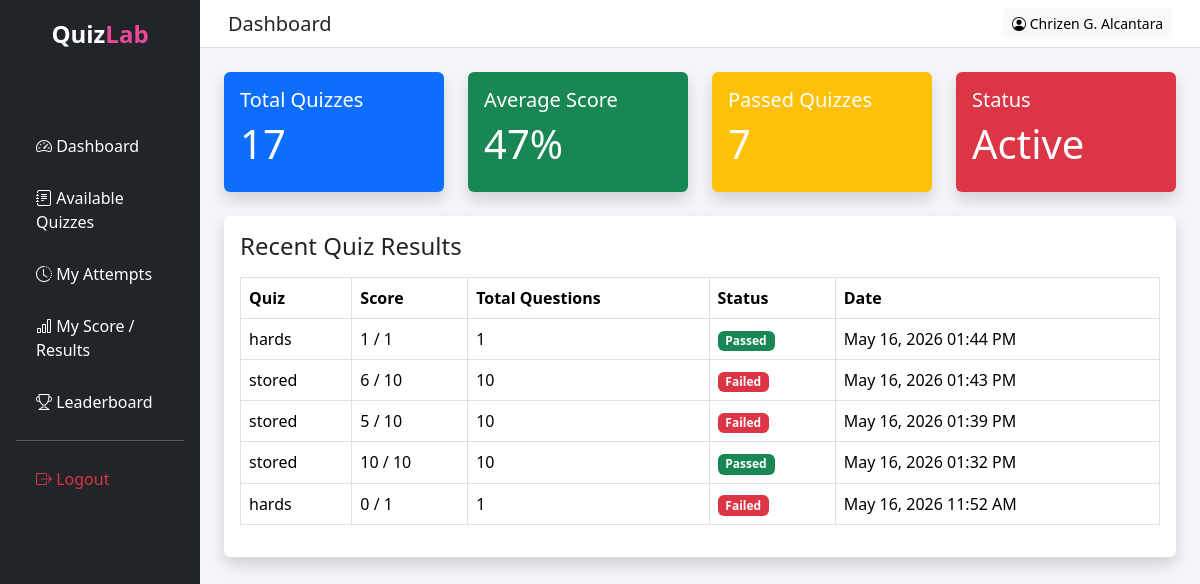
The page /frontend/student/dashboard.php (signed in) on the database as committed earlier.
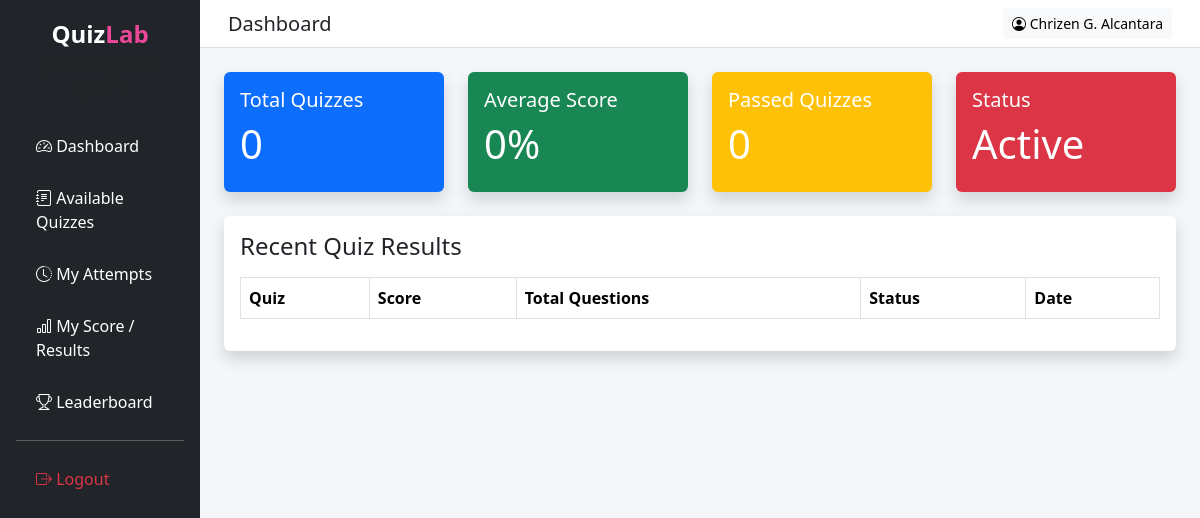
The same page on the database as committed later.
### tables this page shows
CREATE TABLE `quiz_attempts` (
  `attempt_id` int(11) NOT NULL,
  `student_id` int(11) NOT NULL,
  `quiz_id` int(11) NOT NULL,
  `score` int(11) DEFAULT 0,
  `total_questions` int(11) DEFAULT 0,
  `status` enum('ongoing','submitted','timeout') NOT NULL DEFAULT 'ongoing',
  `submitted_at` timestamp NOT NULL DEFAULT current_timestamp()
);

CREATE TABLE `quizzes` (
  `quiz_id` int(11) NOT NULL,
  `teacher_id` int(11) NOT NULL,
  `title` varchar(255) NOT NULL,
  `description` text DEFAULT NULL,
  `status` enum('draft','published') DEFAULT 'draft',
  `created_at` timestamp NOT NULL DEFAULT current_timestamp(),
  `quiz_type` enum('multiple_choice','identification','true_false','enumeration') NOT NULL DEFAULT 'multiple_choice',
  `difficulty` enum('easy','medium','hard') NOT NULL DEFAULT 'medium'
);

### frontend/student/dashboard.php (the view, shortened to what this page needs)
<?php
include "../../backend/database.php";
$student_id = $_SESSION['user_id'];
$stmt = $pdo->prepare("
    SELECT COUNT(*)
    FROM quiz_attempts
    WHERE student_id = ?
    AND status = 'submitted'
");
$stmt->execute([$student_id]);
$totalQuizTaken = $stmt->fetchColumn();
$stmt = $pdo->prepare("
    SELECT COUNT(*)
    FROM quiz_attempts
    WHERE student_id = ?
    AND status = 'submitted'
    AND (
        (score / total_questions) * 100
    ) >= 75
");
$stmt->execute([$student_id]);
$passedQuizzes = $stmt->fetchColumn();
$stmt = $pdo->prepare("
    SELECT AVG(
        (score / total_questions) * 100
    ) as averageScore
    FROM quiz_attempts
    WHERE student_id = ?
    AND status = 'submitted'
    AND total_questions > 0
");
$stmt->execute([$student_id]);
$averageData = $stmt->fetch(PDO::FETCH_ASSOC);
$averageScore = round($averageData['averageScore'] ?? 0);
$stmt = $pdo->prepare("
    SELECT qa.*, q.title
    FROM quiz_attempts qa
    JOIN quizzes q
        ON qa.quiz_id = q.quiz_id
    WHERE qa.student_id = ?
AND qa.status = 'submitted'
AND qa.total_questions > 0
    ORDER BY qa.attempt_id DESC
    LIMIT 5
");
$stmt->execute([$student_id]);
$recentResults = $stmt->fetchAll(PDO::FETCH_ASSOC);
?>
<!DOCTYPE html>
<html lang="en">
<head>
    <link href="https://cdn.jsdelivr.net/npm/bootstrap@5.3.2/dist/css/bootstrap.min.css" rel="stylesheet">
    <link rel="stylesheet" href="https://cdn.jsdelivr.net/npm/bootstrap-icons@1.11.1/font/bootstrap-icons.css">
    <link rel="stylesheet" href="style.css">
</head>
<body style="background:#f4f6f9;">
    <div class="container-fluid">
        <div class="row">
            <div class="col-md-2 p-0">
                <?php include "nav.php"; ?>
            </div>
            <div class="col-md-10 p-0">
                <nav class="navbar navbar-expand-lg topbar px-3">
                    <div class="container-fluid">
                        <h5 class="mb-0">Dashboard</h5>
                        <a href="profile.php" class="btn btn-light btn-sm">
                            <i class="bi bi-person-circle"></i> <?= htmlspecialchars($_SESSION['name']); ?>
                        </a>
                    </div>
                </nav>
                <div class="p-4">
                    <div class="row">
                        <div class="col-md-3 mb-4">
                            <div class="card shadow border-0 bg-primary text-white">
                                <div class="card-body">
                                    <h5>Total Quizzes</h5>
                                    <h1>
                                        <?= $totalQuizTaken; ?>
                                    </h1>
                                </div>
                            </div>
                        </div>
                        <div class="col-md-3 mb-4">
                            <div class="card shadow border-0 bg-success text-white">
                                <div class="card-body">
                                    <h5>Average Score</h5>
                                    <h1>
                                        <?= $averageScore; ?>%
                                    </h1>
                                </div>
                            </div>
                        </div>
                        <div class="col-md-3 mb-4">
                            <div class="card shadow border-0 bg-warning text-white">
                                <div class="card-body">
                                    <h5>Passed Quizzes</h5>
                                    <h1><?= $passedQuizzes ?></h1>
                                </div>
                            </div>
                        </div>
                        <div class="col-md-3 mb-4">
                            <div class="card shadow border-0 bg-danger text-white">
                                <div class="card-body">
                                    <h5>Status</h5>
                                    <h1>Active</h1>
                                </div>
                            </div>
                        </div>
                    </div>
                    <div class="card shadow border-0">
                        <div class="card-body">
                            <h4 class="mb-3">
                                Recent Quiz Results
                            </h4>
                            <table class="table table-bordered">
                                <thead>
                                    <tr>
                                        <th>Quiz</th>
                                        <th>Score</th>
                                        <th>Total Questions</th>
                                        <th>Status</th>
                                        <th>Date</th>
                                    </tr>
                                </thead>
                                <tbody>
                                    <?php foreach ($recentResults as $result) { ?>
                                        <tr>
                                            <td>
                                                <?= htmlspecialchars($result['title']); ?>
                                            </td>
                                            <td>
                                                <?= $result['score']; ?> / <?= $result['total_questions']; ?>
                                            </td>
                                            <td>
                                                <?= $result['total_questions']; ?>
                                            </td>
                                            <td>
                                                <?php
                                                $percentage = 0;
                                                if ($result['total_questions'] > 0) {
                                                    $percentage =
                                                        ($result['score'] / $result['total_questions']) * 100;
                                                }
                                                if ($percentage >= 75) {
                                                    echo "<span class='badge bg-success'>Passed</span>";
                                                } else {
                                                    echo "<span class='badge bg-danger'>Failed</span>";
                                                }
                                                ?>
                                            </td>
                                            <td>
                                                <?= date("M d, Y h:i A", strtotime($result['submitted_at'])); ?>
                                            </td>
                                        </tr>
                                    <?php } ?>
                                </tbody>
                            </table>
                        </div>
                    </div>
                </div>
            </div>
        </div>
    </div>
</body>
</html>

### frontend/student/nav.php (shortened to what this page needs)
<div class="sidebar p-3 bg-dark text-white vh-100">
        <div class="text-center mb-4">
        <div class="fw-bold fs-4">
            Quiz<span style="color:#EC4899;">Lab</span>
        </div>
        <small class="text-muted">Quiz Management System</small>
    </div>
    <a href="dashboard.php" class="d-block text-white mb-2">
        <i class="bi bi-speedometer2"></i> Dashboard
    </a>
    <a href="available_quizzes.php" class="d-block text-white mb-2">
        <i class="bi bi-journal-text"></i> Available Quizzes
    </a>
    <a href="my_attempts.php" class="d-block text-white mb-2">
        <i class="bi bi-clock-history"></i> My Attempts
    </a>
    <a href="my_results.php" class="d-block text-white mb-2">
        <i class="bi bi-bar-chart"></i> My Score / Results
    </a>
    <a href="leaderboard.php" class="d-block text-white mb-2">
        <i class="bi bi-trophy"></i> Leaderboard
    </a>
    <hr>
    <a href="#" class="d-block text-danger"
       onclick="event.preventDefault(); Swal.fire({
            title: 'Are you sure?',
            text: 'You will be logged out.',
            icon: 'warning',
            showCancelButton: true,
            confirmButtonText: 'Yes, logout',
            cancelButtonText: 'Cancel'
        }).then((result) => {
            if (result.isConfirmed) {
                window.location.href='../../backend/logout.php';
            }
        });">
        <i class="bi bi-box-arrow-right"></i> Logout
    </a>
</div>

### frontend/student/style.css (style rules this page uses)
body { background:#f5f6fa; }
.sidebar { height:100vh; background:#381747; color:white; padding-top:20px; }
.sidebar a { color:white; text-decoration:none; display:block; padding:10px 20px; }
.topbar { background:white; border-bottom:1px solid #ddd; }

Rows that differ between the two databases and show on the page:
removed quiz_attempts: quiz.title "hards", score "1", total_questions "1", shows "Passed", submitted_at "May 16, 2026 01:44 PM"
removed quiz_attempts: quiz.title "stored", score "6", total_questions "10", shows "Failed", submitted_at "May 16, 2026 01:43 PM"
removed quiz_attempts: quiz.title "stored", score "5", total_questions "10", shows "Failed", submitted_at "May 16, 2026 01:39 PM"
removed quiz_attempts: quiz.title "stored", score "10", total_questions "10", shows "Passed", submitted_at "May 16, 2026 01:32 PM"
removed quiz_attempts: quiz.title "hards", score "0", total_questions "1", shows "Failed", submitted_at "May 16, 2026 11:52 AM"
Other text that changed with them:
$totalQuizTaken: "17" → "0"
$averageScore: "47" → "0"
$passedQuizzes: "7" → "0"
